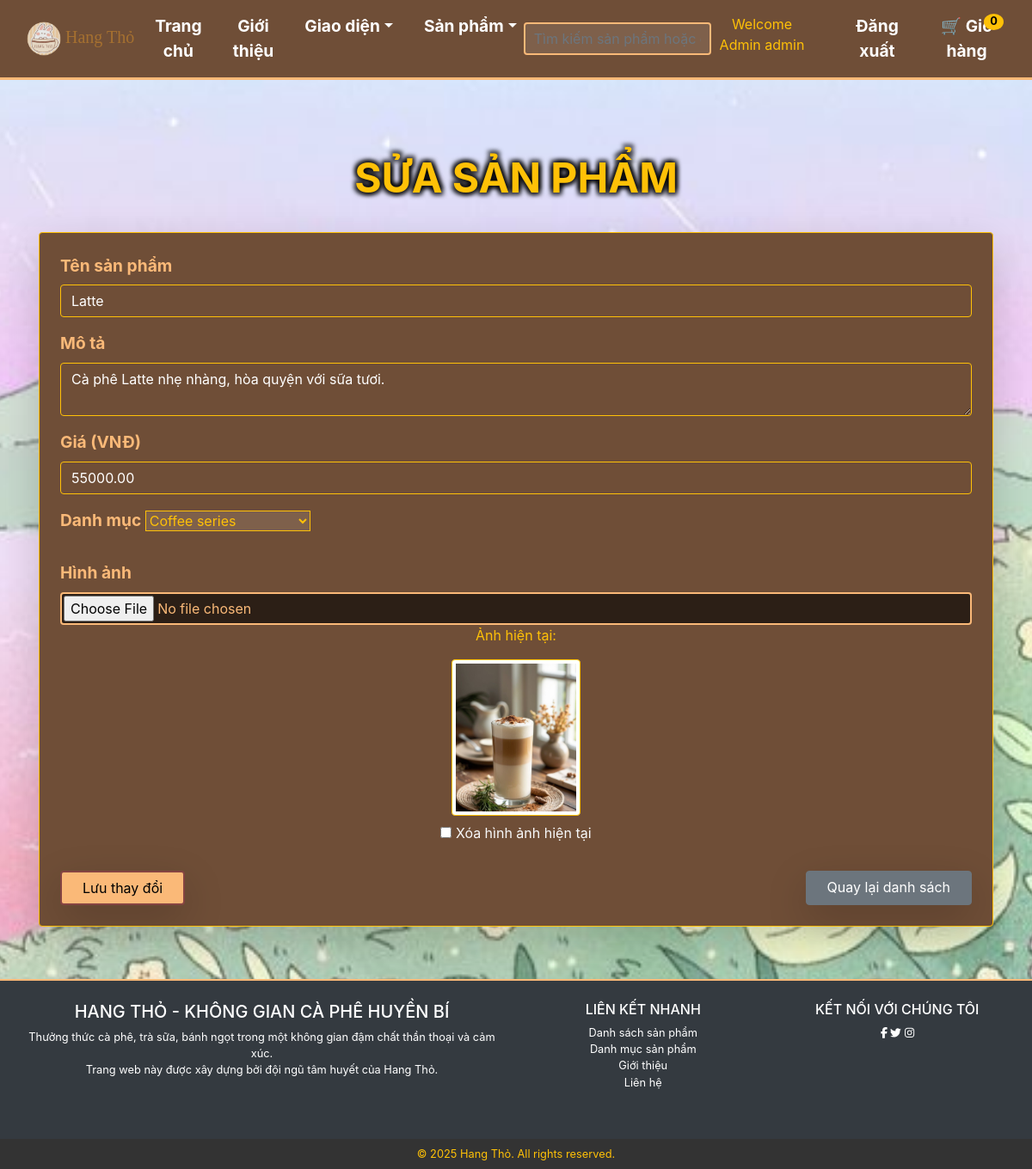
The page /Product/edit/2 (signed in) on the database its author committed.
### tables this page shows
CREATE TABLE IF NOT EXISTS product (
  id INT NOT NULL AUTO_INCREMENT,
  name VARCHAR(100) NOT NULL,
  description TEXT,
  price DECIMAL(15,2) NOT NULL,
  image VARCHAR(255) DEFAULT NULL,
  category_id INT DEFAULT NULL,
  PRIMARY KEY (id),
  KEY category_id (category_id),
  CONSTRAINT product_ibfk_1 FOREIGN KEY (category_id) REFERENCES category (id) ON DELETE CASCADE
);

CREATE TABLE IF NOT EXISTS category (
  id INT NOT NULL AUTO_INCREMENT,
  name VARCHAR(100) NOT NULL,
  description TEXT,
  image VARCHAR(255) DEFAULT NULL,
  PRIMARY KEY (id)
);

### index.php (called while the page is built, shortened)
<?php
require_once 'app/config/Database.php';
require_once 'app/models/ProductModel.php';
require_once 'app/models/CategoryModel.php';
$url = $_GET['url'] ?? '';
$url = rtrim($url, '/');
$url = filter_var($url, FILTER_SANITIZE_URL);
$url = explode('/', $url);
$database = new Database();
$db = $database->getConnection();
$controllerName = isset($url[0]) && $url[0] != '' ? ucfirst($url[0]) . 'Controller' : 'DefaultController';
if ($controllerName == "CategoryController" || $controllerName == "ProductController") {
    $controller = new $controllerName($db);
} else {
    $controller = new $controllerName();
}
$action = isset($url[1]) && $url[1] != '' ? $url[1] : 'index';
call_user_func_array([$controller, $action], array_slice($url, 2));
?>

### app/config/database.php (called while the page is built, shortened)
<?php
class Database
{
    private $host = "localhost";
    private $db_name = "hangtho";
    private $username = "root";
    private $password = "";
    public function getConnection()
    {
        $this->conn = null;
        try {
            $this->conn = new PDO("mysql:host=" . $this->host . ";dbname=" . $this->db_name, $this->username, $this->password);
            $this->conn->exec("set names utf8");
        } catch (PDOException $exception) {
            echo "Connection error: " . $exception->getMessage();
        }
        return $this->conn;
    }
}

### app/models/ProductModel.php (called while the page is built, shortened)
<?php
class ProductModel
{
    private $conn;
    private $table_name = "product";
    public function __construct($db)
    {
        $this->conn = $db;
    }
    public function getProductById($id)
    {
        $query = "SELECT p.*, c.name as category_name
FROM " . $this->table_name . " p
LEFT JOIN category c ON p.category_id = c.id
WHERE p.id = :id";
        $stmt = $this->conn->prepare($query);
        $stmt->bindParam(':id', $id);
        $stmt->execute();
        $result = $stmt->fetch(PDO::FETCH_OBJ);
        return $result;
    }
}

### app/models/CategoryModel.php (called while the page is built, shortened)
<?php
class CategoryModel
{
    private $conn;
    private $table_name = "category";
    public function __construct($db)
    {
        $this->conn = $db;
    }
    public function getAllCategories()
    {
        $query = "SELECT * FROM " . $this->table_name . " ORDER BY id DESC";
        $stmt = $this->conn->prepare($query);
        $stmt->execute();
        return $stmt->fetchAll(PDO::FETCH_OBJ);
    }
}

### app/views/product/edit.php (the view, shortened to what this page needs)
<?php
include 'app/views/shares/header.php';
?>
<main class="container mt-5 flex-grow-1 d-flex flex-column main-content">
    <h1 class="text-center text-warning mb-4">Sửa Sản Phẩm</h1>
    <div class="card shadow-lg p-4 rounded text-light border border-warning">
        <form method="POST" action="/hangtho/Product/update" enctype="multipart/form-data" onsubmit="return validateForm();">
            <div class="form-group mb-3">
                <label for="name" class="form-label">Tên sản phẩm</label>
                <input type="text" id="name" name="name" class="form-control border border-warning bg-transparent text-white"
                       value="<?php echo htmlspecialchars($product->name, ENT_QUOTES, 'UTF-8'); ?>" required>
            </div>
            <div class="form-group mb-3">
                <label for="description" class="form-label">Mô tả</label>
                <textarea id="description" name="description" class="form-control border border-warning bg-transparent text-white" required><?php echo htmlspecialchars($product->description, ENT_QUOTES, 'UTF-8'); ?></textarea>
            </div>
            <div class="form-group mb-3">
                <label for="price" class="form-label">Giá (VNĐ)</label>
                <input type="number" id="price" name="price" class="form-control border border-warning bg-transparent text-white"
                       value="<?php echo htmlspecialchars($product->price, ENT_QUOTES, 'UTF-8'); ?>" step="1000" required min="1000" max="9999999999">
            </div>
            <div class="form-group mb-4">
                <label for="category_id" class="form-label">Danh mục</label>
                <select id="category_id" name="category_id" class="form-select border border-warning bg-black text-warning" required>
                    <?php foreach ($categories as $category): ?>
                        <option value="<?php echo $category->id; ?>"
                                class="bg-black text-warning"
                                <?php echo $category->id == $product->category_id ? 'selected' : ''; ?>>
                            <?php echo htmlspecialchars($category->name, ENT_QUOTES, 'UTF-8'); ?>
                        </option>
                    <?php endforeach; ?>
                </select>
            </div>
            <div class="form-group mb-4">
                <label for="image" class="form-label">Hình ảnh</label>
                <input type="file" id="image" name="image" class="form-control border border-warning bg-black text-warning">
                <?php if ($product->image !== null && $product->image !== ""): ?>
                    <div class="form-group mb-4 text-center">
                        <p class="text-warning">Ảnh hiện tại:</p>
                        <img src="/hangtho/<?php echo htmlspecialchars($product->image, ENT_QUOTES, 'UTF-8'); ?>"
                            alt="Product Image" class="img-thumbnail border border-warning" style="max-width: 150px;">
                        <br>
                        <label class="mt-2">
                            <input type="checkbox" name="delete_image" value="1"> Xóa hình ảnh hiện tại
                        </label>
                    </div>
                <?php else: ?>
                    <div class="form-group mb-4 text-center">
                        <p class="text-muted">Hiện tại chưa có ảnh.</p>
                    </div>
                <?php endif; ?>
            </div>
            <div class="d-flex justify-content-between">
                <button type="submit" class="btn btn-warning px-4 shadow-lg">Lưu thay đổi</button>
                <a href="/hangtho/Product" class="btn btn-secondary px-4 shadow-lg">Quay lại danh sách</a>
            </div>
        </form>
    </div>
</main>
<?php include 'app/views/shares/footer.php'; ?>

### public/css/style.css (style rules this page uses)
* { margin: 0; padding: 0; box-sizing: border-box; }
body { background-size: cover; background-attachment: fixed; color: white; font-family: "Arial", sans-serif; display: flex; flex-direction: column; min-height: 100vh; }
.container { flex: 1; }
.form-control { width: 300px; margin-right: 10px; border-radius: 20px; padding: 8px 15px; border: 2px solid #fab978; transition: all 0.3s ease; }
.main-content { flex: 1; margin-top: 60px; display: flex; flex-direction: column; }

### public/css/edit.css (style rules this page uses)
.main-content { padding-top: 30px; flex: 1; padding-bottom: 30px }
h1.text-warning { font-size: 3rem; font-weight: bold; text-transform: uppercase; text-align: center; color: #fab978; text-shadow: 3px 3px 5px rgba(0, 0, 0, 0.8), -3px -3px 5px rgba(0, 0, 0, 0.8), 3px -3px 5px rgba(0, 0, 0, 0.8), -3px 3px 5px rgba(0, 0, 0, 0.8); padding: 10px; }
.card { background: #6F4E37 !important; border: 2px solid #fab978 !important; padding: 20px; transition: all 0.3s ease-in-out; }
.form-label { font-size: 1.2rem; font-weight: bold; color: #fab978; }
.form-control { background: rgba(255, 255, 255, 0.1) !important; color: white !important; border: 2px solid #fab978 !important; padding: 10px; font-size: 1rem; }
.form-select { background: rgba(255, 255, 255, 0.1) !important; color: white !important; border: 2px solid #fab978 !important; }
.btn-warning, .btn-secondary { padding: 12px 24px; font-size: 1rem; font-weight: bold; transition: all 0.3s ease-in-out; }
.btn-warning { background-color: #fab978 !important; color: black !important; border: 2px solid #854442 !important; }
input[type="file"] { background: rgba(0, 0, 0, 0.6) !important; border: 2px solid #fab978 !important; padding: 2px; color: #fab978 !important; }
html, body { height: 100%; display: flex; flex-direction: column; }
.container { flex: 1; }

### rows shown on the page
product: name "Latte", description "Cà phê Latte nhẹ nhàng, hòa quyện với sữa tươi.", price "55000.00", category_id "Coffee series", image (picture)

### other values the page prints
$user "admin"
